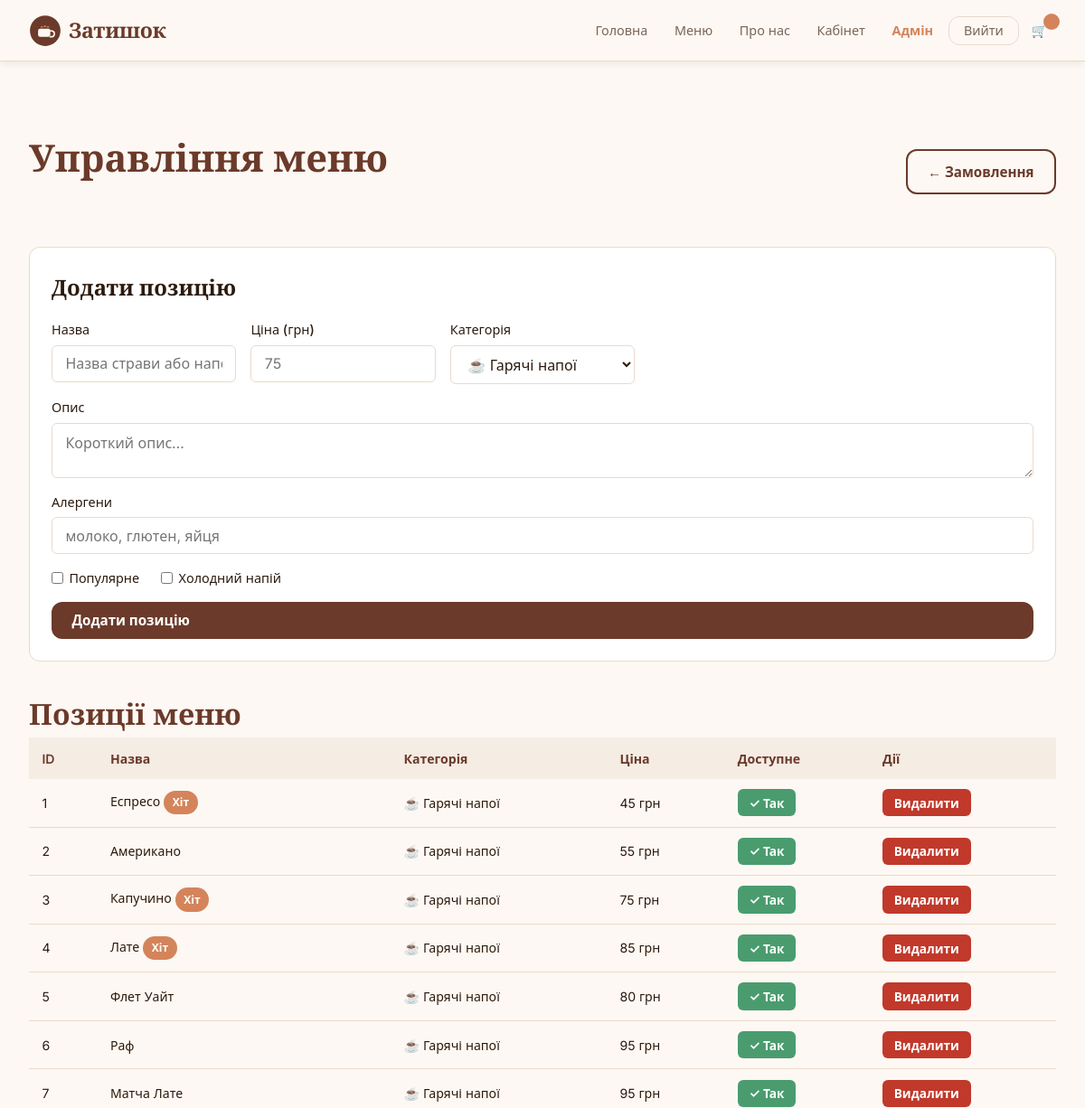
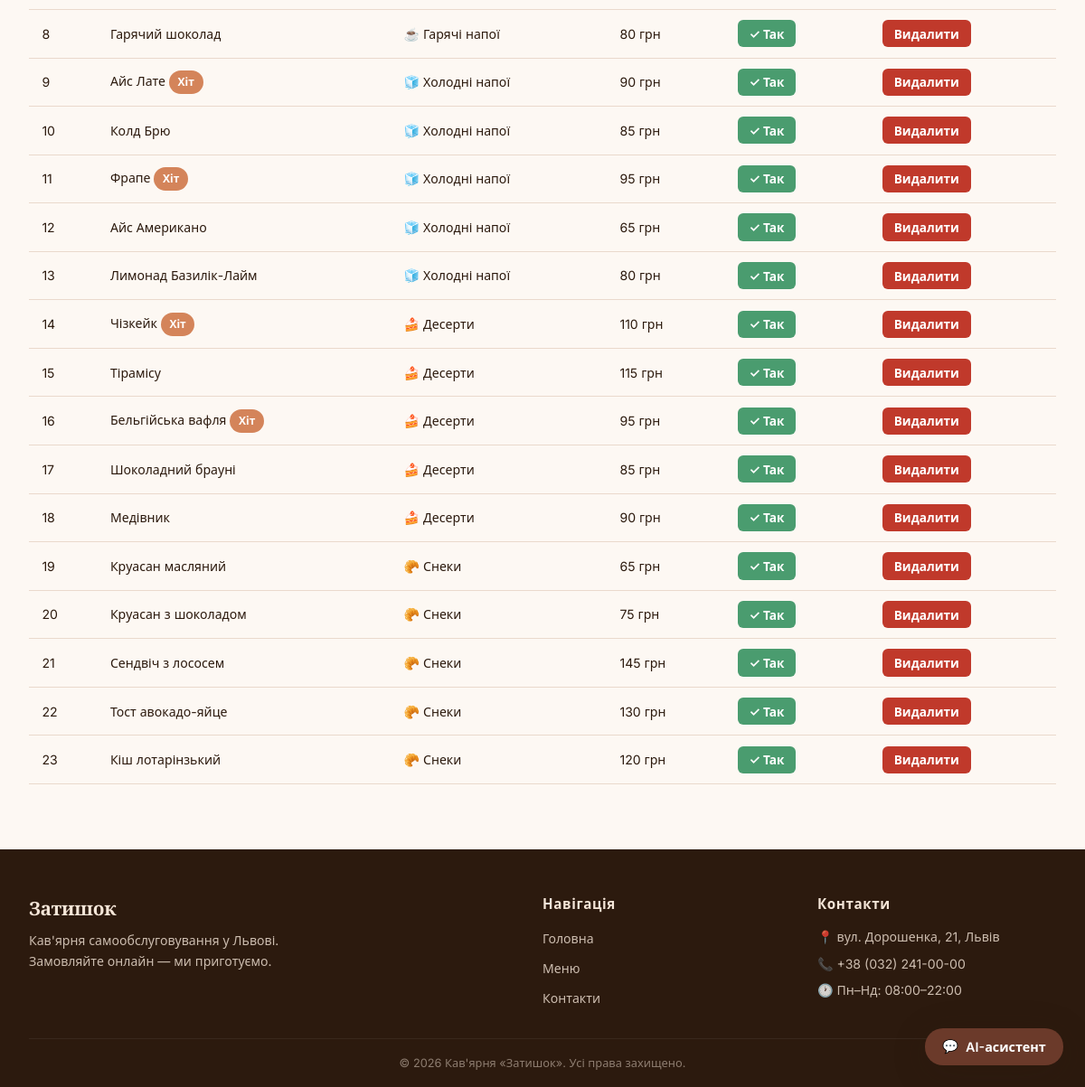
/admin/menu (signed in), run on the app's committed database (2 pictures, top to bottom).
### models.py (models this page shows, shortened)
class Product(db.Model):
    __tablename__ = 'products'
    id = db.Column(db.Integer, primary_key=True)
    name = db.Column(db.String(150), nullable=False)
    description = db.Column(db.Text, nullable=False)
    price = db.Column(db.Float, nullable=False)
    category_id = db.Column(db.Integer, db.ForeignKey('categories.id'), nullable=False)
    image = db.Column(db.String(200), default='placeholder.svg')
    available = db.Column(db.Boolean, default=True)
    is_popular = db.Column(db.Boolean, default=False)
    is_cold = db.Column(db.Boolean, default=False)  # для погодного блоку
    allergens = db.Column(db.String(300), default='')
    created_at = db.Column(db.DateTime, default=datetime.utcnow)

class Category(db.Model):
    __tablename__ = 'categories'
    id = db.Column(db.Integer, primary_key=True)
    name = db.Column(db.String(100), nullable=False)
    slug = db.Column(db.String(100), unique=True, nullable=False)
    icon = db.Column(db.String(50), default='☕')
    products = db.relationship('Product', backref='category', lazy=True)

### app.py (the view)
@app.route('/admin/menu')
@admin_required
def admin_menu():
    products = Product.query.all()
    categories = Category.query.all()
    return render_template('admin/menu_edit.html', products=products, categories=categories)

### app.py (called while the page is built)
@app.before_request
def make_session_permanent():
    session.permanent = True

def admin_required(f):
    @wraps(f)
    def decorated(*args, **kwargs):
        if 'user_id' not in session or session.get('user_role') != 'admin':
            flash('Доступ заборонено.', 'danger')
            return redirect(url_for('index'))
        return f(*args, **kwargs)
    return decorated

### templates/admin/menu_edit.html (shortened to what this page needs)
{% extends 'base.html' %}
{% block content %}
<section class="section">
  <div class="container">
    <div class="admin-header">
      <h1 class="page-title">Управління меню</h1>
      <a href="{{ url_for('admin_dashboard') }}" class="btn btn--outline">← Замовлення</a>
    </div>
    <div class="admin-card">
      <h2>Додати позицію</h2>
      <form method="POST" action="{{ url_for('admin_menu_add') }}" class="add-product-form">
        <div class="form-row">
          <div class="form-group">
            <label>Назва</label>
            <input type="text" name="name" required placeholder="Назва страви або напою">
          </div>
          <div class="form-group">
            <label>Ціна (грн)</label>
            <input type="number" name="price" required min="1" step="0.5" placeholder="75">
          </div>
          <div class="form-group">
            <label>Категорія</label>
            <select name="category_id" required>
              {% for cat in categories %}
                <option value="{{ cat.id }}">{{ cat.icon }} {{ cat.name }}</option>
              {% endfor %}
            </select>
          </div>
        </div>
        <div class="form-group">
          <label>Опис</label>
          <textarea name="description" rows="2" required placeholder="Короткий опис…"></textarea>
        </div>
        <div class="form-group">
          <label>Алергени</label>
          <input type="text" name="allergens" placeholder="молоко, глютен, яйця">
        </div>
        <div class="form-checkboxes">
          <label class="checkbox-label">
            <input type="checkbox" name="is_popular"> Популярне
          </label>
          <label class="checkbox-label">
            <input type="checkbox" name="is_cold"> Холодний напій
          </label>
        </div>
        <button type="submit" class="btn btn--primary">Додати позицію</button>
      </form>
    </div>
    <h2 class="section-title">Позиції меню</h2>
    <div class="admin-orders-table">
      <table class="data-table">
        <thead>
          <tr>
            <th>ID</th>
            <th>Назва</th>
            <th>Категорія</th>
            <th>Ціна</th>
            <th>Доступне</th>
            <th>Дії</th>
          </tr>
        </thead>
        <tbody>
          {% for p in products %}
          <tr class="{{ '' if p.available else 'row--disabled' }}">
            <td>{{ p.id }}</td>
            <td>
              {{ p.name }}
              {% if p.is_popular %}<span class="badge badge--popular">Хіт</span>{% endif %}
            </td>
            <td>{{ p.category.icon }} {{ p.category.name }}</td>
            <td>{{ p.price|int }} грн</td>
            <td>
              <form method="POST" action="{{ url_for('admin_menu_toggle', product_id=p.id) }}" style="display:inline">
                <button type="submit" class="btn btn--sm {{ 'btn--success' if p.available else 'btn--outline' }}">
                  {{ '✓ Так' if p.available else '✗ Ні' }}
                </button>
              </form>
            </td>
            <td>
              <form method="POST" action="{{ url_for('admin_menu_delete', product_id=p.id) }}"
                    style="display:inline"
                    onsubmit="return confirm('Видалити «{{ p.name }}»?')">
                <button type="submit" class="btn btn--sm btn--danger">Видалити</button>
              </form>
            </td>
          </tr>
          {% endfor %}
        </tbody>
      </table>
    </div>
  </div>
</section>
{% endblock %}

### static/css/style.css (style rules this page uses)
:root { --color-primary: #6B3A2A; --color-primary-h: #8B4E38; --color-accent: #D4845A; --color-bg: #FDF8F3; --color-bg-card: #FFFFFF; --color-bg-dark: #2C1A0E; --color-text: #2C1A0E; --color-text-muted: #7A6558; --color-border: #EAD9CC; --color-success: #4A9C6F; --color-warning: #D4A017; --color-danger: #C0392B; --font-heading: 'Playfair Display', Georgia, serif; --font-body: 'Inter', system-ui, sans-serif; --radius-sm: 6px; --radius: 12px; --radius-lg: 20px; --shadow-sm: 0 2px 8px rgba(44,26,14,.08); --shadow: 0 4px 20px rgba(44,26,14,.12); --shadow-lg: 0 8px 40px rgba(44,26,14,.18); --transition: .22s ease; --container-max: 1200px; --container-pad: clamp(1rem, 4vw, 2rem); }
*, *::before, *::after { box-sizing: border-box; margin: 0; padding: 0; }
html { scroll-behavior: smooth; font-size: 16px; }
body { font-family: var(--font-body); background: var(--color-bg); color: var(--color-text); line-height: 1.65; min-height: 100vh; display: flex; flex-direction: column; }
a { color: inherit; text-decoration: none; }
button { cursor: pointer; font-family: inherit; border: none; background: none; }
input, textarea, select { font-family: inherit; font-size: 1rem; width: 100%; padding: .6rem .9rem; border: 1.5px solid var(--color-border); border-radius: var(--radius-sm); background: #fff; color: var(--color-text); transition: border-color var(--transition); }
.container { max-width: var(--container-max); margin: 0 auto; padding: 0 var(--container-pad); }
.section { padding: clamp(2.5rem, 6vw, 5rem) 0; }
.section-title { font-family: var(--font-heading); font-size: clamp(1.4rem, 3vw, 2rem); color: var(--color-primary); }
.btn { display: inline-flex; align-items: center; gap: .4rem; padding: .65rem 1.4rem; border-radius: var(--radius); font-weight: 600; font-size: .95rem; transition: background var(--transition), transform var(--transition), box-shadow var(--transition); }
.btn--primary { background: var(--color-primary); color: #fff; }
.btn--outline { border: 2px solid var(--color-primary); color: var(--color-primary); }
.btn--success { background: var(--color-success); color: #fff; }
.btn--danger { background: var(--color-danger); color: #fff; }
.btn--sm { padding: .35rem .8rem; font-size: .85rem; border-radius: var(--radius-sm); }
.page-title { font-family: var(--font-heading); font-size: clamp(1.8rem, 4vw, 2.6rem); color: var(--color-primary); margin-bottom: 2rem; }
.form-group { display: flex; flex-direction: column; gap: .3rem; }
.form-group label { font-size: .9rem; font-weight: 500; color: var(--color-text); }
.form-row { display: grid; grid-template-columns: repeat(auto-fill, minmax(180px, 1fr)); gap: 1rem; }
.form-checkboxes { display: flex; gap: 1.5rem; flex-wrap: wrap; }
.checkbox-label { display: flex; align-items: center; gap: .4rem; font-size: .9rem; cursor: pointer; }
.checkbox-label input { width: auto; }
.admin-header { display: flex; justify-content: space-between; align-items: center; flex-wrap: wrap; gap: 1rem; margin-bottom: 2rem; }
.admin-card { background: #fff; border: 1px solid var(--color-border); border-radius: var(--radius); padding: 1.5rem; margin-bottom: 2rem; }
.admin-card h2 { font-family: var(--font-heading); margin-bottom: 1rem; }
.add-product-form { display: flex; flex-direction: column; gap: .9rem; }
.data-table { width: 100%; border-collapse: collapse; font-size: .88rem; }
.data-table th { background: #F5ECE4; padding: .7rem .9rem; text-align: left; font-weight: 600; color: var(--color-primary); white-space: nowrap; }
.data-table td { padding: .7rem .9rem; border-bottom: 1px solid var(--color-border); vertical-align: middle; }
.badge { display: inline-block; padding: .2rem .6rem; border-radius: 20px; font-size: .75rem; font-weight: 700; background: #EEE; }
.badge--popular { background: var(--color-accent); color: #fff; }

### data on the page
Product: id "1", name "Еспресо", is_popular "Хіт", category.icon "☕", category.name "Гарячі напої", price "45", available "✓ Так"
Product: id "2", name "Американо", category.icon "☕", category.name "Гарячі напої", price "55", available "✓ Так"
Product: id "3", name "Капучино", is_popular "Хіт", category.icon "☕", category.name "Гарячі напої", price "75", available "✓ Так"
Product: id "4", name "Лате", is_popular "Хіт", category.icon "☕", category.name "Гарячі напої", price "85", available "✓ Так"
Product: id "5", name "Флет Уайт", category.icon "☕", category.name "Гарячі напої", price "80", available "✓ Так"
Product: id "6", name "Раф", category.icon "☕", category.name "Гарячі напої", price "95", available "✓ Так"
Product: id "7", name "Матча Лате", category.icon "☕", category.name "Гарячі напої", price "95", available "✓ Так"
Product: id "8", name "Гарячий шоколад", category.icon "☕", category.name "Гарячі напої", price "80", available "✓ Так"
Product: id "9", name "Айс Лате", is_popular "Хіт", category.icon "🧊", category.name "Холодні напої", price "90", available "✓ Так"
Product: id "10", name "Колд Брю", category.icon "🧊", category.name "Холодні напої", price "85", available "✓ Так"
Product: id "11", name "Фрапе", is_popular "Хіт", category.icon "🧊", category.name "Холодні напої", price "95", available "✓ Так"
Product: id "12", name "Айс Американо", category.icon "🧊", category.name "Холодні напої", price "65", available "✓ Так"
Product: id "13", name "Лимонад Базилік-Лайм", category.icon "🧊", category.name "Холодні напої", price "80", available "✓ Так"
Product: id "14", name "Чізкейк", is_popular "Хіт", category.icon "🍰", category.name "Десерти", price "110", available "✓ Так"
Product: id "15", name "Тірамісу", category.icon "🍰", category.name "Десерти", price "115", available "✓ Так"
Product: id "16", name "Бельгійська вафля", is_popular "Хіт", category.icon "🍰", category.name "Десерти", price "95", available "✓ Так"
Product: id "17", name "Шоколадний брауні", category.icon "🍰", category.name "Десерти", price "85", available "✓ Так"
Product: id "18", name "Медівник", category.icon "🍰", category.name "Десерти", price "90", available "✓ Так"
Product: id "19", name "Круасан масляний", category.icon "🥐", category.name "Снеки", price "65", available "✓ Так"
Product: id "20", name "Круасан з шоколадом", category.icon "🥐", category.name "Снеки", price "75", available "✓ Так"
Product: id "21", name "Сендвіч з лососем", category.icon "🥐", category.name "Снеки", price "145", available "✓ Так"
Product: id "22", name "Тост авокадо-яйце", category.icon "🥐", category.name "Снеки", price "130", available "✓ Так"
Product: id "23", name "Кіш лотарінзький", category.icon "🥐", category.name "Снеки", price "120", available "✓ Так"

### other printed values
form field category_id "☕ Гарячі напої"
